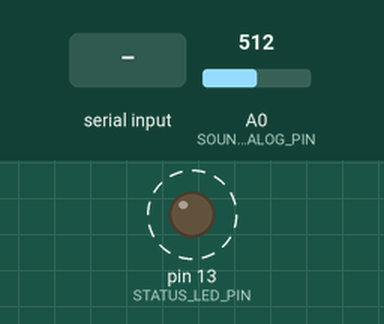
The sketch below on a simulated Arduino Uno, built with avr-gcc and run on an emulated ATmega328P. On the bench: output pins drawn as LEDs (lit = HIGH). Dashed ring = blinking. The inputs (shaded band) are chosen by the test bench; at power-on: A0 (SOUND_ANALOG_PIN) = 512. What the sketch prints to the serial monitor is not drawn.

Above: at 1.8 s.
1.9 s: "PING\n" received over Serial
Timing chart, 0 to 10.9 s (numbered marks = the images above; inputs shaded):
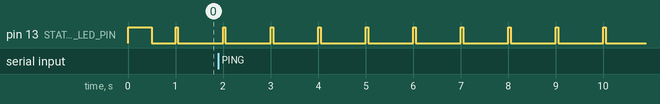

The sketch:

urbanpulse_firmware.ino
```cpp
/*
 * UrbanPulse — Smart City Edge IoT Microcontroller Firmware
 * Target Hardware: Arduino Uno R3 (ATmega328P)
 * Baud Rate: 9600 bps
 *
 * Description:
 * Reads physical analog/digital environmental sensors, performs local thresholding,
 * controls status indication LED (Pin 13), and emits structured serial packets over USB.
 *
 * Configurable Sensor Modes:
 *   SOUND_SENSOR_TEST_MODE = 1 -> Temporary Sound Sensor Hardware Experiment (Pin A0)
 *   SOUND_SENSOR_TEST_MODE = 0 -> Standard Municipal Environmental Sensing (SENSOR_MODE 1-4)
 *     1 = SIMULATED_SINE (Hardware verification without attached sensor module)
 *     2 = DHT11 (Temperature & Relative Humidity)
 *     3 = MQ135 (Raw Analog Gas / Air Quality ADC reading)
 *     4 = LDR (Light-Dependent Resistor ambient lux ADC reading)
 */

// ==========================================
// CONFIGURATION FLAGS
// ==========================================
// Set SOUND_SENSOR_TEST_MODE to 1 for sound sensor hardware testing.
// Set to 0 to return to standard multi-sensor behavior.
#define SOUND_SENSOR_TEST_MODE 1

#define SENSOR_MODE 1           // 1: Built-in Simulation, 2: DHT11, 3: MQ135, 4: LDR
#define DEVICE_ID "ARDUINO_SOUND_01"
#define SAMPLING_INTERVAL_MS 1000   // 1 second (1000ms) interval for sound responsiveness
#define STATUS_LED_PIN 13          // On-board LED for transmit heartbeat

// Pin assignments for physical sensors
#define DHT_PIN 2               // Digital Pin for DHT11 data line
#define MQ135_PIN A0            // Analog Pin for MQ-135 Gas Sensor
#define LDR_PIN A1              // Analog Pin for LDR Light Sensor

// Sound Sensor pin assignment (Configurable)
// Connect the Analog Output (AO / OUT) of your sound sensor module to Analog Pin A0.
#define SOUND_ANALOG_PIN A0     // Analog Pin for Sound Sensor

// Error handling thresholds
#define SOUND_MAX_ADC 1023
#define MQ135_MAX_ADC 1023
#define LDR_MAX_ADC 1023

unsigned long lastSampleTime = 0;
float simCounter = 0.0;

void setup() {
  pinMode(STATUS_LED_PIN, OUTPUT);
  Serial.begin(9600);
  while (!Serial) {
    ; // Wait for serial port connection (native USB compatibility)
  }

  // Signal device initialization
  digitalWrite(STATUS_LED_PIN, HIGH);
  delay(500);
  digitalWrite(STATUS_LED_PIN, LOW);

  // Send system boot banner
  #if SOUND_SENSOR_TEST_MODE == 1
    Serial.println(F("# UrbanPulse Edge Firmware v1.3.0 Initialized [SOUND_SENSOR_TEST_MODE Active - P2P Sampling]"));
    Serial.print(F("# Device: ")); Serial.println(DEVICE_ID);
    Serial.print(F("# Sound Input Pin: A")); Serial.println(SOUND_ANALOG_PIN - A0);
    Serial.println(F("# Sampling Window: 50ms | Transmit Interval: 1000ms"));
  #else
    Serial.println(F("# UrbanPulse Edge Firmware v1.3.0 Initialized [Standard Mode]"));
    Serial.print(F("# Device: ")); Serial.println(DEVICE_ID);
    Serial.print(F("# Sensor Mode: ")); Serial.println(SENSOR_MODE);
  #endif
}

void loop() {
  // 1. Host Handshake & Hardware Identification Protocol (Immediate response)
  if (Serial.available() > 0) {
    String cmd = Serial.readStringUntil('\n');
    cmd.trim();
    if (cmd == "PING" || cmd == "IDENT" || cmd == "UP_HANDSHAKE") {
      #if SOUND_SENSOR_TEST_MODE == 1
        Serial.print(F("UP_IDENT,"));
        Serial.print(DEVICE_ID);
        Serial.println(F(",ARDUINO_UNO_R3,v1.3.0,SOUND_P2P_A0"));
      #else
        Serial.print(F("UP_IDENT,"));
        Serial.print(DEVICE_ID);
        Serial.print(F(",ARDUINO_UNO_R3,v1.3.0,MODE_"));
        Serial.println(SENSOR_MODE);
      #endif
    }
  }

  unsigned long currentMillis = millis();
  unsigned long interval = (SOUND_SENSOR_TEST_MODE == 1) ? 1000 : SAMPLING_INTERVAL_MS;

  if (currentMillis - lastSampleTime >= interval) {
    lastSampleTime = currentMillis;

    // Flash status LED during transmission
    digitalWrite(STATUS_LED_PIN, HIGH);

    #if SOUND_SENSOR_TEST_MODE == 1
      // Windowed Peak-to-Peak Sampling (50ms window)
      // Audio is an alternating AC voltage waveform oscillating around a DC baseline.
      // Sampling repeatedly across a 50ms window captures min and max ADC peaks,
      // computing peak-to-peak amplitude (max - min) that reliably detects speech,
      // claps, and acoustic vibration spikes without missing transient waveforms.
      const unsigned int sampleWindow = 50; // 50ms measurement window
      unsigned long windowStart = millis();
      int minADC = 1023;
      int maxADC = 0;

      while (millis() - windowStart < sampleWindow) {
        int sample = analogRead(SOUND_ANALOG_PIN);
        if (sample >= 0 && sample <= SOUND_MAX_ADC) {
          if (sample > maxADC) maxADC = sample;
          if (sample < minADC) minADC = sample;
        }
      }

      if (maxADC < minADC) {
        sendPacket("SOUND_P2P", 0.0, "ADC", "ERR_READ_FAILED");
      } else {
        int peakToPeak = maxADC - minADC;
        if (peakToPeak < 0) peakToPeak = 0;
        if (peakToPeak > 1023) peakToPeak = 1023;
        sendPacket("SOUND_P2P", (float)peakToPeak, "ADC", "OK");
      }

    #else
      #if SENSOR_MODE == 1
        // Mode 1: Built-in synthetic sine wave (for testing without external components)
        simCounter += 0.15;
        float testTemp = 25.0 + 5.0 * sin(simCounter);
        float testHum = 50.0 + 10.0 * cos(simCounter);

        sendPacket("DHT11_TEMP", testTemp, "C", "OK");
        sendPacket("DHT11_HUMIDITY", testHum, "PCT", "OK");

      #elif SENSOR_MODE == 2
        // Mode 2: DHT11 Sensor
        float t = 28.0; // Placeholder until DHT library is loaded in Arduino IDE
        float h = 60.0;
        if (isnan(t) || isnan(h)) {
          sendPacket("DHT11", 0.0, "ERR", "ERR_SENSOR_FAILED");
        } else {
          sendPacket("DHT11_TEMP", t, "C", "OK");
          sendPacket("DHT11_HUMIDITY", h, "PCT", "OK");
        }

      #elif SENSOR_MODE == 3
        // Mode 3: MQ-135 Gas Sensor (Raw ADC Reading)
        int rawGas = analogRead(MQ135_PIN);
        if (rawGas < 0 || rawGas > MQ135_MAX_ADC) {
          sendPacket("MQ135_RAW", 0.0, "ADC", "ERR_OUT_OF_BOUNDS");
        } else {
          sendPacket("MQ135_RAW", (float)rawGas, "ADC", "OK");
        }

      #elif SENSOR_MODE == 4
        // Mode 4: LDR Light Sensor
        int rawLight = analogRead(LDR_PIN);
        if (rawLight < 0 || rawLight > LDR_MAX_ADC) {
          sendPacket("LDR_LIGHT", 0.0, "ADC", "ERR_OUT_OF_BOUNDS");
        } else {
          sendPacket("LDR_LIGHT", (float)rawLight, "ADC", "OK");
        }
      #endif
    #endif

    digitalWrite(STATUS_LED_PIN, LOW);
  }
}

/**
 * Transmits a structured CSV packet across USB Serial:
 * Format: UP_IOT,DEVICE_ID,SENSOR_TYPE,VALUE,UNIT,STATUS
 */
void sendPacket(const char* sensorType, float val, const char* unit, const char* status) {
  Serial.print(F("UP_IOT,"));
  Serial.print(DEVICE_ID);
  Serial.print(F(","));
  Serial.print(sensorType);
  Serial.print(F(","));
  Serial.print(val, 2);
  Serial.print(F(","));
  Serial.print(unit);
  Serial.print(F(","));
  Serial.println(status);
}
```

Measured:
- by itself, pin 13 (STATUS_LED_PIN): alternates HIGH for 0.05 s and LOW for 0.95 s
